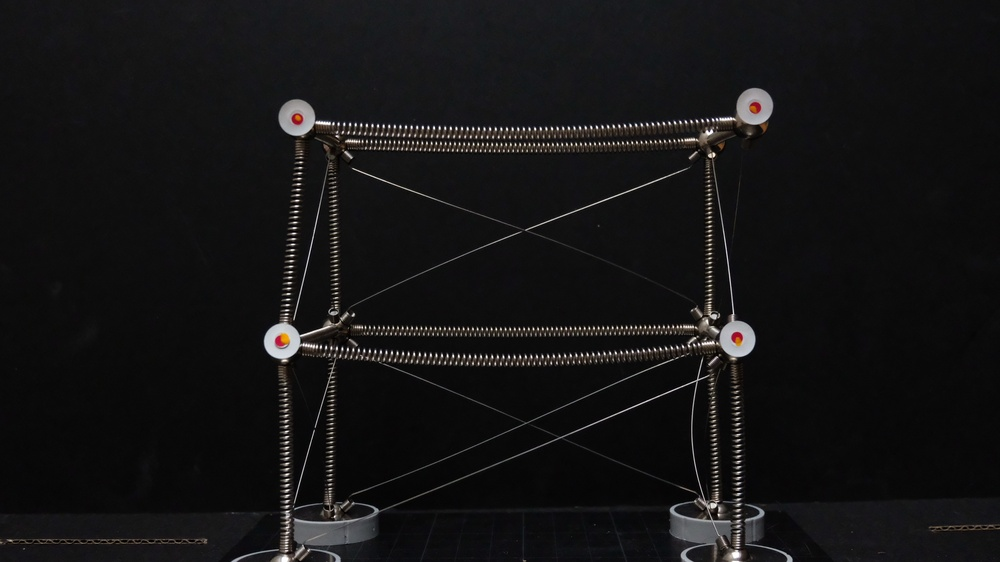
#> input picture 2021_0111_16354600.jpg, 1000 x 562 px, shrunk from 2048 x 1152 before the run, found by its file name
$ jupyter execute Traitement_Image.ipynb   (shell and % lines are left out)
#> lines starting #> are read from the running program, lines starting #| are printed output that depends on the picture; after the words box and inside, x2 and y2 are one past the last pixel; in counts of white or black regions, pixels touching at a corner belong together
# <center>Traitement d'images<center>

Nous avons crée une structure Mola :

Puis nous avons mis un poids sur un des points :


Nous observons un changement entre les deux photos, en effet les points se déplcement. Le but de ce programme va être de calculer les vecteurs déplacements entre ces deux points.

Sur cette image nous voyons la différence de position des points entre les deux photos.


Nous nous sommes aidées de : http://www.tangentex.com/BibliothequeCodes.htm#Ind66

[cell 1]
#Importation des bibliothéques
import sys
from PIL import Image
import numpy as np
import matplotlib.pyplot as plt
%pylab inline
import matplotlib.image as mpimg

## Ouverture récupération des données des images

Grâce à la bibliothéque PIL on ouvre les images.
Les points intéressant sont les points jaunes qui sont au centre des pastilles points rouges

Ce jaune est RGB(174,92,0). De ce fait on va récupérer sur les deux images les coordonnées des pixels jaunes.

[cell 2]
# ouverture des fichiers images
ImageFile1 = "Image/2021_0111_16354600.jpg"
ImageFile2 = "Image/2021_0111_16353200.jpg"

try:
  img1 = Image.open(ImageFile1)
#> img1 is the input picture: PIL image 1000x562 RGB; mean R, G, B 20.6, 20.1, 20.5
  img2 = Image.open(ImageFile2)
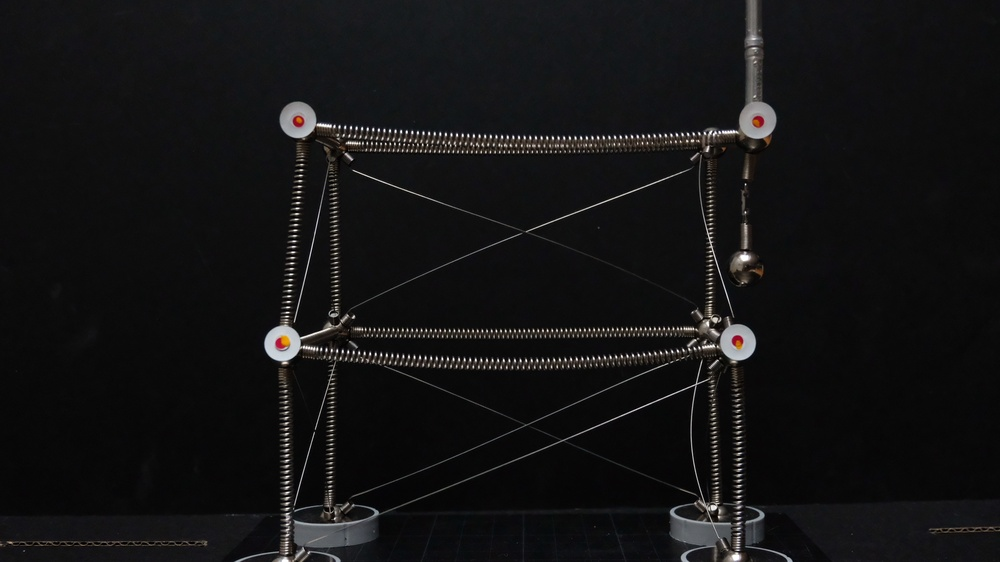
#> input picture 2021_0111_16353200.jpg, 1000 x 562 px, shrunk from 2048 x 1152 before the run, found by its file name
#> img2 is the input picture: PIL image 1000x562 RGB; mean R, G, B 19.6, 19.3, 19.9


except IOError:
  print ('Erreur sur ouverture du fichier ' + ImageFile1)
  sys.exit(1)

colonne1,ligne1 = img1.size
#> colonne1 = 1000; ligne1 = 562
colonne2,ligne2 = img2.size
#> colonne2 = 1000; ligne2 = 562

def conversion_image(img):
    colonne,ligne = img.size
#> colonne = 1000; ligne = 562
    imgF = Image.new(img.mode,img.size)
#> imgF: PIL image 1000x562 RGB; every value is 0
    x = []
    y = []
    progression = 0
    for i in range(ligne):
        if progression < round(i/ligne*10):
            print(str(round(i/ligne*10))+'0%')
            progression = round(i/ligne*10)
        for j in range(colonne):
            pixel = img.getpixel((j,i)) # récupération du pixel
            #(174,92,0)
            if pixel[0] < 194 and pixel[0]>154 and pixel[1] < 112 and pixel[1]>72 and pixel[2] < 31 and pixel[2]>0:
                p = (0 , 0 , 0 )
                x.append(i)
                y.append(j)
            else:
                p =(255,255,255)
            imgF.putpixel((j,i), p)
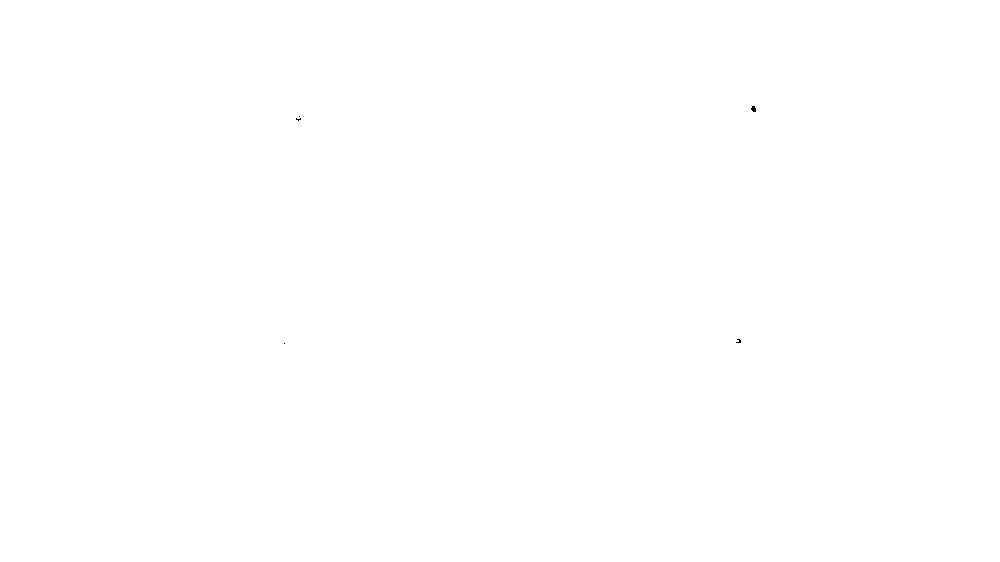
#> imgF: PIL image 1000x562 RGB; 100% white; black in thin lines or dots, all inside (x1, y1, x2, y2) = (284, 106, 756, 344)
#> after the loop, progression = 10; x = 45 values from 106 to 343; y = 45 values, max 755 at index 10, min 284 at index 44, mean 647.8
    img.show()
    return x,y

x1,y1 = conversion_image(img1)
#> x1 = 45 values from 106 to 343; y1 has the same summary as y in conversion_image
x2,y2 = conversion_image(img2)
#> after the loop in conversion_image (call 2), `for i in range(ligne):`: imgF: PIL image 1000x562 RGB; 100% white; black in thin lines or dots, all inside (x1, y1, x2, y2) = (282, 118, 759, 347)
#> x2 = 48 values from 118 to 346; y2 = 48 values, max 758 at index 21, min 282 at index 39, mean 626.2


img1.close()
img2.close()

## Récupération des coordonnées des 4 points

Grace à la fonction coordonnee_point, on va pouvoir calculer la coordonnée moyenne.
Cette photo montre la répartition des poinst comme on le voit les points ne sont pas ordonnés. La fonction ci-dessous va regrouper les cordonnées proches et va en faire une moyenne.

On en déduit ainsi la coordonnée moyenne pour chaucun des points jaunes sur chacunes des photos.

[cell 3]
#Calcul la valeur moyenne du noeud
nbre_point = 4
def coordonnee_point(nbre_point,n1,n2):
#> called with nbre_point = 4
    X = np.zeros((3,nbre_point))
    Y = np.zeros((3,nbre_point))
    for j in range(nbre_point):
        X[0,j] = n1[0]
        Y[0,j] = n2[0]
        X[1,j] = n1[0]
        Y[1,j] = n2[0]
        X[2,j] = 1
        Y[2,j] = 1
        list1 = [0]
        k = 1
        for i in range (1,len(n1)):
            if n1[i] < X[0,j] + 20 and n1[i] > X[0,j] - 20 and  n2[i] < Y[0,j] + 20 and n2[i] > Y[0,j] - 20:
                X[1,j] += n1[i]
                Y[1,j] += n2[i]
                X[2,j] += 1
                Y[2,j] += 1
                list1.append(i-k)
                k+=1
        if j < nbre_point-1:
            for i in range(len(list1)):
                del n1[list1[i]]
                del n2[list1[i]]

        X[0,j] = X[1,j]/X[2,j]
        Y[0,j] = Y[1,j]/Y[2,j]
#> after the loop, X = [[108.6, 118.6, 340.8, 343], [2497, 1067, 4089, 343], [23, 9, 12, 1]]; Y = [[753.2, 298.1, 738.5, 284], [17324, 2683, 8862, 284], [23, 9, 12, 1]]
    return X[0], Y[0]

nx1,nx2 = coordonnee_point(nbre_point,x1,y1)
#> nx1 = [108.6, 118.6, 340.8, 343]; nx2 = [753.2, 298.1, 738.5, 284]
rx1,rx2 = coordonnee_point(nbre_point,x2,y2)
#> rx1 = [120.7, 122.2, 343.5, 344.7]; rx2 = [299.3, 756.2, 738.1, 283.7]

## Trouver le binome
Nous obtenons ainsi des coordonnées de points mais le point 1 de la liste 1 n'est pas forcement le point 1 de la liste 2 (cf illustration ci dessous). De ce fait la fonction binome permet de trouver les correspondances des points entre la photo 1 et la photo 2.
<p style="text-align: center;"> Figure.1 : Listes coordonnées moyennes pour les deux photos</p>

[cell 4]
#permet de trouver  la correspondance des noeuds entre la photo1 et la photo2
def binome(x1,x2,y1,y2):
    L = []
    for i in range(len(x2)):
        for j in range(len(x2)):

            if x1[i] < x2[j] + 50 and x1[i] > x2[j] - 50 and  y1[i] <  y2[j] + 50 and y1[i] > y2[j] - 50:
                L.append([i,j])
#> this loop made 4 passes
#> after the loop, L = [[0, 1], [1, 0], [2, 2], [3, 3]]
    return L
B = binome(nx1, rx1, nx2, rx2)
#> B = [[0, 1], [1, 0], [2, 2], [3, 3]]
print(B)
#| [[0, 1], [1, 0], [2, 2], [3, 3]]

## Calcul du déplcement

Maintenant, nous pouvons calculer la distance entre chaqu'un des points d'après la formule suivante:
$$
\left\{
    \begin{array}{ll}
        x = x_{1} - x_{2}\\
        y = y_{1} - y_{2}
    \end{array}
\right.
$$

[cell 5]
L = np.zeros((4, nbre_point))
for i in range(len(B)):
    c1 = B[i][0]
    c2 = B[i][1]
    L[0,i] = nx1[c2]
    L[1,i] = nx2[c2]
    L[2,i] = rx1[c1] - nx1[c2]
    L[3,i] = rx2[c1] - nx2[c2]
#> this loop made 4 passes
#> c2 on passes 1 to 4: 1, 0, 2, 3
#> after the loop, L = [[118.6, 108.6, 340.8, 343], [298.1, 753.2, 738.5, 284], [2.14, 13.63, 2.75, 1.67], [1.19, 2.97, -0.357, -0.333]]

## Mise à l'échelle
Nous travaillons avec des pixels. Il nous faut donc faire une conversion de pixel en cm. On calcule ainsi le coeff de conversion grâce à un témoin qui est la distance entre deux points.

[cell 6]
#Mise à l'échelle en cm CONVERSION PIXEL EN CM
taille =17.5
def conversion(nx2,taille):
#> called with nx2 = array of shape (4,), taille = 17.5
    coeff = taille/abs(nx2[1]-nx2[0])
#> coeff = 0.0385
    return coeff
coeff = conversion(nx2,17.5)
#> coeff = 0.0385

## Représentation graphique et résultat analytique

Grâce à une des bibliothéque de pyplot on affiche l'image. Ensuite on affiche les vecteurs déplacements(qui ne sont pas à l'échelle). Et on montre les résultats des déplcaments en fonction de chacun des points.

[cell 7]
#Montre graphique le déplacement
img = mpimg.imread('Image/2021_0111_16354600.jpg')
plt.imshow(img)

#Montre graphique le déplacement
for i in range(nbre_point):
    plt.text(L[1,i]+50,L[0,i]-50,i,color="white")
    #plt.quiver(L[1,i],L[0,i], L[3,i], L[2,i], color='g')
    plt.arrow(L[1,i],L[0,i], L[3,i]*10, L[2,i]*10,zorder=20,
                  head_width=50, lw=0, width=5, color="red")

plt.show()
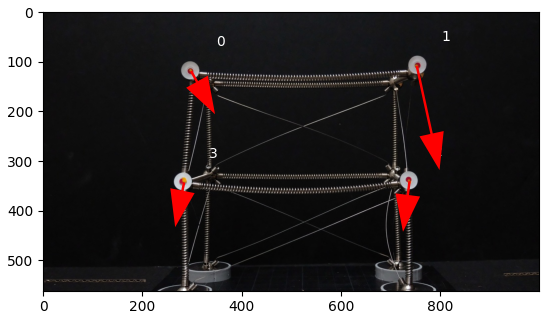
#> figure drawn by matplotlib, 1 panel

[cell 8]
#Résultat
for i in range(len(nx1)):
    print("le déplacemnt au noeud ",i,"est de x = ",coeff*L[3,i],"cm","y =",coeff*L[2,i],"cm")
